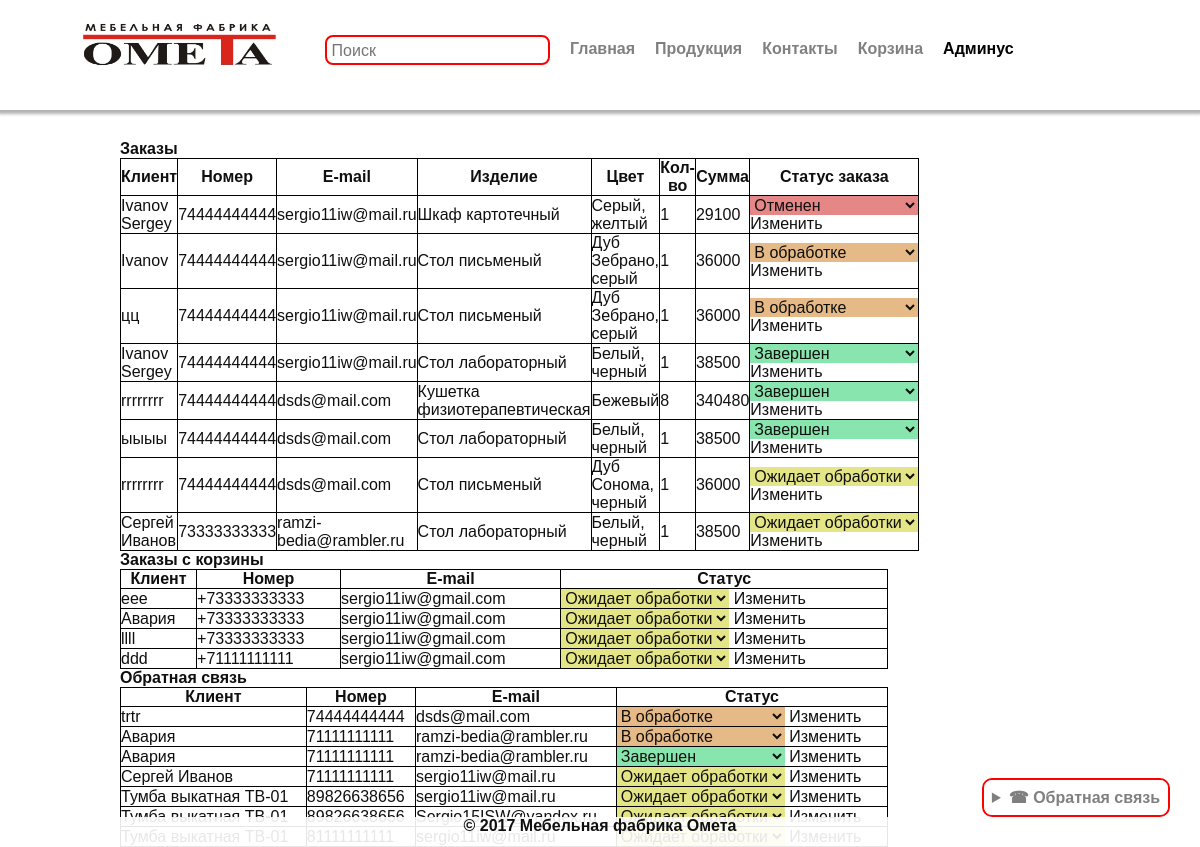
Page /adminus (signed in) on the earlier database version.
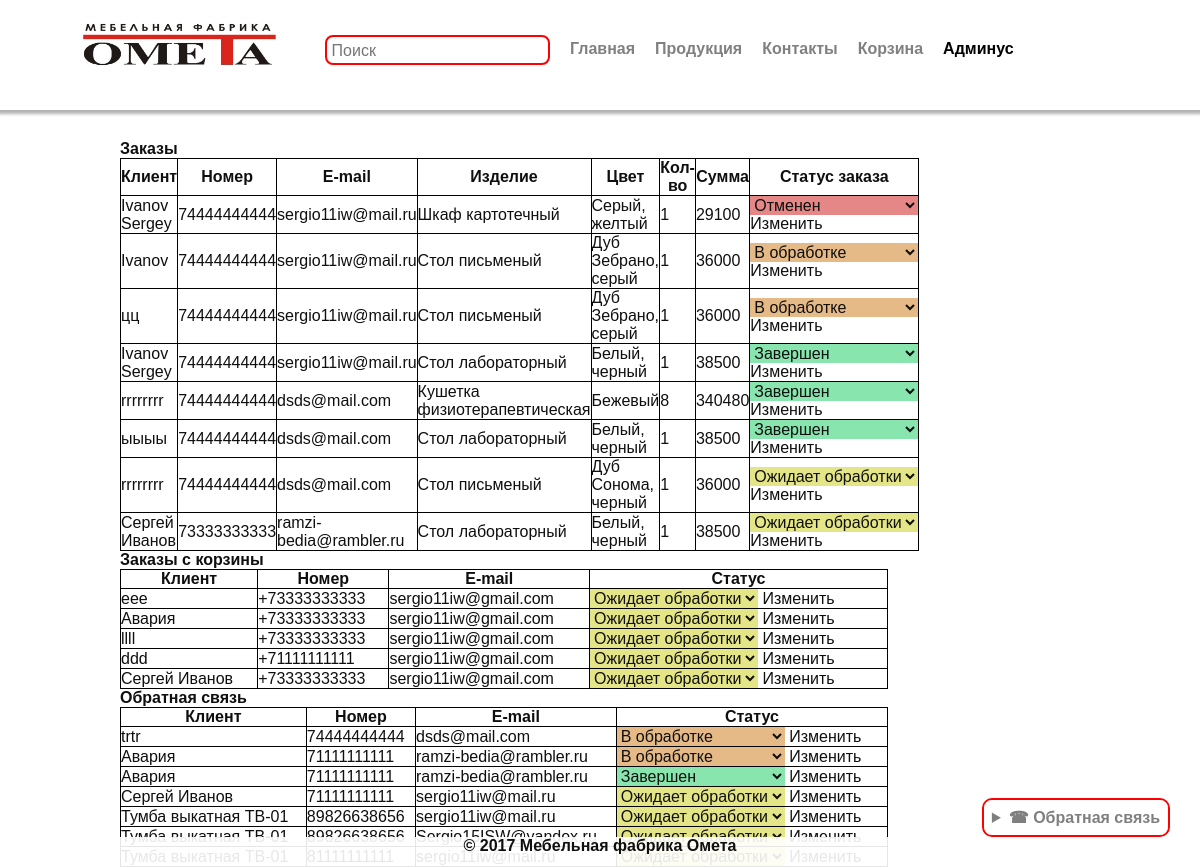
Same page on the later database version.
### core/models.py (models this page shows, shortened)
class ShopUser (models.Model):
    STATUS_CHOICES = [
        ('pending', 'Ожидает обработки'),
        ('processing', 'В обработке'),
        ('completed', 'Завершен'),
        ('canceled', 'Отменен'),
    ]
    name = models.CharField(max_length=100, verbose_name='Имя')
    email = models.EmailField(verbose_name='Почта', blank=True, null=True)
    tel = models.PositiveIntegerField(verbose_name='Телефон')
    product_name = models.CharField(verbose_name='Изделие', max_length=255, null=True, blank=True)
    product_color = models.CharField(verbose_name='Цвет', max_length=255, null=True, blank=True)
    product_count = models.CharField(verbose_name='Кол-во', max_length=255, null=True, blank=True)
    product_total = models.CharField(verbose_name='Сумма', max_length=255, null=True, blank=True)
    status = models.CharField(max_length=20, choices=STATUS_CHOICES, default='pending')
    class Meta:
        verbose_name = 'Заказ'
        verbose_name_plural = 'Заказы'

class Order(models.Model):
    STATUS_CHOICES = [
        ('pending', 'Ожидает обработки'),
        ('processing', 'В обработке'),
        ('completed', 'Завершен'),
        ('canceled', 'Отменен'),
    ]
    name = models.CharField(max_length=255)
    tel = models.CharField(max_length=15)
    email = models.EmailField()
    total_price = models.DecimalField(max_digits=10, decimal_places=2)
    created_at = models.DateTimeField(auto_now_add=True)
    status = models.CharField(max_length=20, choices=STATUS_CHOICES, default='pending')  # Добавлено поле статуса

class User(models.Model):
    STATUS_CHOICES = [
        ('pending', 'Ожидает обработки'),
        ('processing', 'В обработке'),
        ('completed', 'Завершен'),
        ('canceled', 'Отменен'),
    ]
    name = models.CharField(max_length=100, verbose_name='Имя')
    email = models.EmailField(verbose_name='Почта', blank=True, null=True)
    tel = models.PositiveIntegerField(verbose_name='Телефон')
    status = models.CharField(max_length=20, choices=STATUS_CHOICES, default='pending')
    class Meta:
        verbose_name = 'Обратная связь'
        verbose_name_plural = 'Обратная связь'

### core/views.py (the view)
# urls.py: path('adminus', adminus, name='adminus'),
@login_required
def adminus(request):
    shopUser = ShopUser.objects.all()
    user = User.objects.all()
    orders = Order.objects.all()
    return render(request, 'adminus.html', {'shopUser': shopUser, 'user': user, 'orders': orders})

### templates/adminus.html (shortened to what this page needs)
{% extends 'base.html' %}
{% block content %}
{% load static %}
<div class="adminus">
<h1>Заказы</h1>
<table style="border-collapse: collapse; width: 80%;">
    <thead >
        <tr style="border: 1px solid black;">
            <th>Клиент</th>
            <th>Номер</th>
            <th>E-mail</th>
            <th>Изделие</th>
            <th>Цвет</th>
            <th>Кол-во</th>
            <th>Сумма</th>
            <th>Статус заказа</th>
        </tr>
    </thead>
    {% for shop in shopUser  %}
    <tbody>
      <tr style="border: 1px solid black;">
          <td style="border: 1px solid black;">{{ shop.name }}</td>
          <td style="border: 1px solid black;">{{ shop.tel }}</td>
          <td style="border: 1px solid black;">{{ shop.email }}</td>
          <td style="border: 1px solid black;">{{ shop.product_name }}</td>
          <td style="border: 1px solid black;">{{ shop.product_color }}</td>
          <td style="border: 1px solid black;">{{ shop.product_count }}</td>
          <td style="border: 1px solid black;">{{ shop.product_total }}</td>
          <td style="border: 1px solid black; ">
               <form method="POST" action="{% url 'change_order_status' 'shopuser' shop.id %}" >
                        <select class="{% if shop.status == 'pending' %}status-pending{% elif shop.status == 'processing' %}status-processing{% elif shop.status == 'completed' %}status-completed{% elif shop.status == 'canceled' %}status-canceled{% endif %}" name="status">
                        {% for key, label in shop.STATUS_CHOICES %}
                <option value="{{ key }}" {% if key == shop.status %}selected{% endif %}>{{ label }}</option>
                {% endfor %}
                </select>
                <button type="submit">Изменить</button>
            </form>
          </td>
      </tr>
    </tbody>
    {% endfor %}
</table>
<h1>Заказы с корзины</h1>
<table style="border-collapse: collapse; width: 80%;">
    <thead>
        <tr style="border: 1px solid black;">
            <th>Клиент</th>
            <th>Номер</th>
            <th>E-mail</th>
            <th>Статус</th>
        </tr>
    </thead>
    {% for order in orders %}
    <tbody>
      <tr>
          <td style="border: 1px solid black;"><a href="{% url 'order_detail' order.id %}">{{ order.name }}</a></td>
          <td style="border: 1px solid black;">{{ order.tel }}</td>
          <td style="border: 1px solid black;">{{ order.email }}</td>
          <td style="border: 1px solid black;">
    <form method="POST" action="{% url 'change_order_status' 'order' order.id %}">
        <select name="status" class="{% if order.status == 'pending' %}status-pending{% elif order.status == 'processing' %}status-processing{% elif order.status == 'completed' %}status-completed{% elif order.status == 'canceled' %}status-canceled{% endif %}">
            {% for key, label in order.STATUS_CHOICES %}
                <option value="{{ key }}" {% if key == order.status %}selected{% endif %}>{{ label }}</option>
            {% endfor %}
        </select>
        <button type="submit">Изменить</button>
    </form>
</td>
      </tr>
    </tbody>
    {% endfor %}
</table>
<h1>Обратная связь</h1>
<table style="border-collapse: collapse; width: 80%;">
    <thead >
        <tr style="border: 1px solid black;">
            <th>Клиент</th>
            <th>Номер</th>
            <th>E-mail</th>
            <th>Статус</th>
        </tr>
    </thead>
    {% for useres in user  %}
    <tbody>
      <tr>
          <td style="border: 1px solid black;">{{ useres.name }}</td>
          <td style="border: 1px solid black;">{{ useres.tel }}</td>
          <td style="border: 1px solid black;">{{ useres.email }}</td>
          <td style="border: 1px solid black;" >
    <form method="POST" action="{% url 'change_order_status' 'user' useres.id %}">
        <select name="status" class="{% if useres.status == 'pending' %}status-pending{% elif useres.status == 'processing' %}status-processing{% elif useres.status == 'completed' %}status-completed{% elif useres.status == 'canceled' %}status-canceled{% endif %}">
            {% for key, label in useres.STATUS_CHOICES %}
                <option value="{{ key }}" {% if key == useres.status %}selected{% endif %}>{{ label }}</option>
            {% endfor %}
        </select>
        <button type="submit">Изменить</button>
    </form>
</td>
      </tr>
    </tbody>
    {% endfor %}
</table>
</div>
{% endblock %}

### templates/base.html (shortened to what this page needs)
{% load static %}
{% load crispy_forms_tags %}
<!DOCTYPE html>
<html lang="ru">
<head>
    <link rel="stylesheet" href='{% static "css/defaulT.css" %}'/>
</head>
<body>
    <header class="header">
        <div class="container">
            <div class="header__inner">
                <a href="/" class="site-logo">
                    <div class="scale">
                        <img src='{% static "images/Ometa.jpg" %}' alt="Logo" class="icon">
                    </div>
                </a>
            </div>
                    <nav class="nav"  id="nav">
                        <div class="search_block">
                            <form class="forms" action="{% url 'produkt_search' %}" method="GET">
                            <input type="search" name="text" class="search" value="{{ text }}" placeholder="Поиск">
                        </form>
                        </div>
                        <h3 style="padding-top: 5px"><a href="/" class="bn-item {% if request.path == '/' %}active{% endif %}">Главная</a></h3>
                        <h3 style="padding-top: 5px"><a href="{% url 'produkts' %}" class="bn-item {% if request.path == '/produkts' %}active{% endif %}">Продукция</a></h3>
                        <h3 style="padding-top: 5px"><a href="{% url 'contacts' %}" class="bn-item {% if request.path == '/contacts' %}active{% endif %}">Контакты</a></h3>
                        <h3 style="padding-top: 5px"><a href="{% url 'cart_view' %}"  class="bn-item {% if request.path == '/contacts' %}active{% endif %}">Корзина </a></h3>
                        {% if request.user.is_authenticated  %}
                        <h3 style="padding-top: 5px"><a href="{% url 'adminus' %}" class="bn-item {% if request.path == '/adminus' %}active{% endif %}">Админус</a></h3>
                        {% endif %}
                    </nav>
        </div>
    </header>
{% block content %}
{% endblock %}
    <footer>
        <h5>© 2017 Мебельная фабрика Омета</h5>
    </footer>
    <details class="call">
        <summary>&#9742; Обратная связь</summary>
    </details>
</body>
</html>

### static/css/defaulT.css (style rules this page uses)
:root { --bg-color: rgb(255, 255, 255); --font-color: #0f0f0f; --borders-color: red; --font-color2: gray; }
* { margin: 0; padding: 0; border: none; background: none; font-weight: none; font-style: normal; text-decoration: none; font-family: Arial; font-size: 16px; color: var(--font-color); }
body { background-color: var(--bg-color); color: var(--font-color); }
header { padding: 0 6px; margin-bottom: 30px; box-shadow: 0 2px 3px 2px rgba(0, 0, 0, 0.3); height: 80px; display: flex; justify-content: space-between; align-items: center; position: sticky; top: 0; background-color: white; z-index: 2; }
header .col-left, header .col-right, .site-logo, .base { display: flex; align-items: center; }
header .icon { height: 80px; }
footer { position:fixed; left:0px; bottom:0px; height:30px; width:100%; text-align: center; background-color: rgba(255, 255, 255, 0.9); }
.status-pending { background-color: rgba(228, 229, 135); }
.status-processing { background-color: rgba(229, 186, 135); }
.status-completed { background-color: rgba(135, 229, 173); }
.status-canceled { background-color: rgba(229, 135, 135); }
.adminus { width:80%; margin-left: auto; margin-right: auto; }
td, th { border: 1px solid black; }
.scale { position: relative; }
.scale:after { content: ""; height: 200%; left: -230%; opacity: 0; position: absolute ; top: -20%; transform: rotate(-30deg); width: 200%; background: rgba(255, 255, 255, 0.13); background: linear-gradient(to right, rgba(255, 255, 255, 0.13) 0%, rgba(255, 255, 255, 0.13) 77%, rgba(255, 255, 255, 0.5) 92%, rgba(255, 255, 255, 0.0) 100%); }
body { margin: 0; font-family: Arial, sans-serif; }
.container { width: 90%; max-width: 1200px; margin: 0 auto; }
.header { padding: 15px 0; }
.header__inner { display: flex; justify-content: space-between; align-items: center; }
.nav { display: flex; gap: 20px; margin: 30px; }
.bn-item { color: gray; }
.bn-item.active { color: black; font-weight: bold; }
.search { border: none; outline: none; }
.container { display:flex; margin-left: auto; margin-right: auto; padding: 10px; margin-bottom: 10px; }
.search_block { border: solid var(--borders-color) 2px; height: 16px; padding: 5px; border-radius: 8px; }
.call { border: 2px solid var(--borders-color); border-radius: 10px; padding: 0.5em 0.5em 0; position: fixed; right: 30px; bottom: 30px; }
summary { font-weight: bold; margin: -0.5em -0.5em 0; padding: 0.5em; background-color:white; border-radius: 8px; }
summary { font-weight: bold; color: rgba(0, 0, 0, 0.5); margin: -0.5em -0.5em 0; padding: 0.5em; background-color:rgba(255, 255, 255, 0.5); border-radius: 8px; }

Differences in the rows shown:
added Order: name "Сергей Иванов", tel "+73333333333", email "sergio11iw@gmail.com", status "Ожидает обработки"
